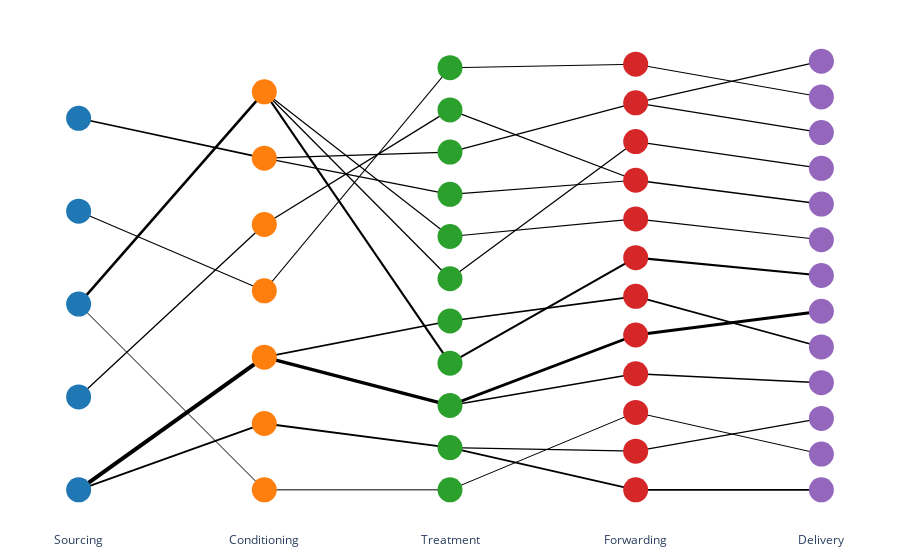

Notebook source saved alongside this figure:
### Code cell
input1_solution.ivisualize()

### Figure 1 — Plotly figure (JSON) as saved in the notebook; plotly's stock layout.template omitted (floating-point values rounded to 4 significant figures)
{"data": [{"line": {"color": "black", "width": 1.842}, "mode": "lines", "type": "scatter", "x": [0, 0.25, null], "y": [0, 0.1429, null]}, {"hovertemplate": "%{text}", "marker": {"color": "black", "opacity": 0, "size": 20}, "mode": "markers", "text": ["Amount: 7859.19"], "type": "scatter", "x": [0.125], "y": [0.07143]}, {"line": {"color": "black", "width": 4.124}, "mode": "lines", "type": "scatter", "x": [0, 0.25, null], "y": [0, 0.2857, null]}, {"hovertemplate": "%{text}", "marker": {"color": "black", "opacity": 0, "size": 20}, "mode": "markers", "text": ["Amount: 28348.0"], "type": "scatter", "x": [0.125], "y": [0.1429]}, {"line": {"color": "black", "width": 1.303}, "mode": "lines", "type": "scatter", "x": [0, 0.25, null], "y": [0.2, 0.5714, null]}, {"hovertemplate": "%{text}", "marker": {"color": "black", "opacity": 0, "size": 20}, "mode": "markers", "text": ["Amount: 3022.1"], "type": "scatter", "x": [0.125], "y": [0.3857]}, {"line": {"color": "black", "width": 1}, "mode": "lines", "type": "scatter", "x": [0, 0.25, null], "y": [0.4, 0, null]}, {"hovertemplate": "%{text}", "marker": {"color": "black", "opacity": 0, "size": 20}, "mode": "markers", "text": ["Amount: 300.0"], "type": "scatter", "x": [0.125], "y": [0.2]}, {"line": {"color": "black", "width": 2.586}, "mode": "lines", "type": "scatter", "x": [0, 0.25, null], "y": [0.4, 0.8571, null]}, {"hovertemplate": "%{text}", "marker": {"color": "black", "opacity": 0, "size": 20}, "mode": "markers", "text": ["Amount: 14539.81"], "type": "scatter", "x": [0.125], "y": [0.6286]}, {"line": {"color": "black", "width": 1.001}, "mode": "lines", "type": "scatter", "x": [0, 0.25, null], "y": [0.6, 0.4286, null]}, {"hovertemplate": "%{text}", "marker": {"color": "black", "opacity": 0, "size": 20}, "mode": "markers", "text": ["Amount: 312.47"], "type": "scatter", "x": [0.125], "y": [0.5143]}, {"line": {"color": "black", "width": 1.585}, "mode": "lines", "type": "scatter", "x": [0, 0.25, null], "y": [0.8, 0.7143, null]}, {"hovertemplate": "%{text}", "marker": {"color": "black", "opacity": 0, "size": 20}, "mode": "markers", "text": ["Amount: 5551.43"], "type": "scatter", "x": [0.125], "y": [0.7571]}, {"line": {"color": "black", "width": 1}, "mode": "lines", "type": "scatter", "x": [0.25, 0.5, null], "y": [0, 0, null]}, {"hovertemplate": "%{text}", "marker": {"color": "black", "opacity": 0, "size": 20}, "mode": "markers", "text": ["Amount: 300.0"], "type": "scatter", "x": [0.375], "y": [0]}, {"line": {"color": "black", "width": 1.842}, "mode": "lines", "type": "scatter", "x": [0.25, 0.5, null], "y": [0.1429, 0.09091, null]}, {"hovertemplate": "%{text}", "marker": {"color": "black", "opacity": 0, "size": 20}, "mode": "markers", "text": ["Amount: 7859.19"], "type": "scatter", "x": [0.375], "y": [0.1169]}, {"line": {"color": "black", "width": 3.417}, "mode": "lines", "type": "scatter", "x": [0.25, 0.5, null], "y": [0.2857, 0.1818, null]}, {"hovertemplate": "%{text}", "marker": {"color": "black", "opacity": 0, "size": 20}, "mode": "markers", "text": ["Amount: 22000.0"], "type": "scatter", "x": [0.375], "y": [0.2338]}, {"line": {"color": "black", "width": 1.674}, "mode": "lines", "type": "scatter", "x": [0.25, 0.5, null], "y": [0.2857, 0.3636, null]}, {"hovertemplate": "%{text}", "marker": {"color": "black", "opacity": 0, "size": 20}, "mode": "markers", "text": ["Amount: 6348.0"], "type": "scatter", "x": [0.375], "y": [0.3247]}, {"line": {"color": "black", "width": 1.001}, "mode": "lines", "type": "scatter", "x": [0.25, 0.5, null], "y": [0.4286, 0.9091, null]}, {"hovertemplate": "%{text}", "marker": {"color": "black", "opacity": 0, "size": 20}, "mode": "markers", "text": ["Amount: 312.47"], "type": "scatter", "x": [0.375], "y": [0.6688]}, {"line": {"color": "black", "width": 1.303}, "mode": "lines", "type": "scatter", "x": [0.25, 0.5, null], "y": [0.5714, 0.8182, null]}, {"hovertemplate": "%{text}", "marker": {"color": "black", "opacity": 0, "size": 20}, "mode": "markers", "text": ["Amount: 3022.1"], "type": "scatter", "x": [0.375], "y": [0.6948]}, {"line": {"color": "black", "width": 1.131}, "mode": "lines", "type": "scatter", "x": [0.25, 0.5, null], "y": [0.7143, 0.6364, null]}, {"hovertemplate": "%{text}", "marker": {"color": "black", "opacity": 0, "size": 20}, "mode": "markers", "text": ["Amount: 1476.9"], "type": "scatter", "x": [0.375], "y": [0.6753]}, {"line": {"color": "black", "width": 1.42}, "mode": "lines", "type": "scatter", "x": [0.25, 0.5, null], "y": [0.7143, 0.7273, null]}, {"hovertemplate": "%{text}", "marker": {"color": "black", "opacity": 0, "size": 20}, "mode": "markers", "text": ["Amount: 4074.53"], "type": "scatter", "x": [0.375], "y": [0.7208]}, {"line": {"color": "black", "width": 2.096}, "mode": "lines", "type": "scatter", "x": [0.25, 0.5, null], "y": [0.8571, 0.2727, null]}, {"hovertemplate": "%{text}", "marker": {"color": "black", "opacity": 0, "size": 20}, "mode": "markers", "text": ["Amount: 10138.81"], "type": "scatter", "x": [0.375], "y": [0.5649]}, {"line": {"color": "black", "width": 1.245}, "mode": "lines", "type": "scatter", "x": [0.25, 0.5, null], "y": [0.8571, 0.4545, null]}, {"hovertemplate": "%{text}", "marker": {"color": "black", "opacity": 0, "size": 20}, "mode": "markers", "text": ["Amount: 2500.0"], "type": "scatter", "x": [0.375], "y": [0.6558]}, {"line": {"color": "black", "width": 1.178}, "mode": "lines", "type": "scatter", "x": [0.25, 0.5, null], "y": [0.8571, 0.5455, null]}, {"hovertemplate": "%{text}", "marker": {"color": "black", "opacity": 0, "size": 20}, "mode": "markers", "text": ["Amount: 1901.0"], "type": "scatter", "x": [0.375], "y": [0.7013]}, {"line": {"color": "black", "width": 1}, "mode": "lines", "type": "scatter", "x": [0.5, 0.75, null], "y": [0, 0.1667, null]}, {"hovertemplate": "%{text}", "marker": {"color": "black", "opacity": 0, "size": 20}, "mode": "markers", "text": ["Amount: 300.0"], "type": "scatter", "x": [0.625], "y": [0.08333]}, {"line": {"color": "black", "width": 1.731}, "mode": "lines", "type": "scatter", "x": [0.5, 0.75, null], "y": [0.09091, 0, null]}, {"hovertemplate": "%{text}", "marker": {"color": "black", "opacity": 0, "size": 20}, "mode": "markers", "text": ["Amount: 6859.19"], "type": "scatter", "x": [0.625], "y": [0.04545]}, {"line": {"color": "black", "width": 1.078}, "mode": "lines", "type": "scatter", "x": [0.5, 0.75, null], "y": [0.09091, 0.08333, null]}, {"hovertemplate": "%{text}", "marker": {"color": "black", "opacity": 0, "size": 20}, "mode": "markers", "text": ["Amount: 1000.0"], "type": "scatter", "x": [0.625], "y": [0.08712]}, {"line": {"color": "black", "width": 1.524}, "mode": "lines", "type": "scatter", "x": [0.5, 0.75, null], "y": [0.1818, 0.25, null]}, {"hovertemplate": "%{text}", "marker": {"color": "black", "opacity": 0, "size": 20}, "mode": "markers", "text": ["Amount: 5000.0"], "type": "scatter", "x": [0.625], "y": [0.2159]}, {"line": {"color": "black", "width": 2.86}, "mode": "lines", "type": "scatter", "x": [0.5, 0.75, null], "y": [0.1818, 0.3333, null]}, {"hovertemplate": "%{text}", "marker": {"color": "black", "opacity": 0, "size": 20}, "mode": "markers", "text": ["Amount: 17000.0"], "type": "scatter", "x": [0.625], "y": [0.2576]}, {"line": {"color": "black", "width": 2.096}, "mode": "lines", "type": "scatter", "x": [0.5, 0.75, null], "y": [0.2727, 0.5, null]}, {"hovertemplate": "%{text}", "marker": {"color": "black", "opacity": 0, "size": 20}, "mode": "markers", "text": ["Amount: 10138.81"], "type": "scatter", "x": [0.625], "y": [0.3864]}, {"line": {"color": "black", "width": 1.674}, "mode": "lines", "type": "scatter", "x": [0.5, 0.75, null], "y": [0.3636, 0.4167, null]}, {"hovertemplate": "%{text}", "marker": {"color": "black", "opacity": 0, "size": 20}, "mode": "markers", "text": ["Amount: 6348.0"], "type": "scatter", "x": [0.625], "y": [0.3902]}, {"line": {"color": "black", "width": 1.245}, "mode": "lines", "type": "scatter", "x": [0.5, 0.75, null], "y": [0.4545, 0.75, null]}, {"hovertemplate": "%{text}", "marker": {"color": "black", "opacity": 0, "size": 20}, "mode": "markers", "text": ["Amount: 2500.0"], "type": "scatter", "x": [0.625], "y": [0.6023]}, {"line": {"color": "black", "width": 1.178}, "mode": "lines", "type": "scatter", "x": [0.5, 0.75, null], "y": [0.5455, 0.5833, null]}, {"hovertemplate": "%{text}", "marker": {"color": "black", "opacity": 0, "size": 20}, "mode": "markers", "text": ["Amount: 1901.0"], "type": "scatter", "x": [0.625], "y": [0.5644]}, {"line": {"color": "black", "width": 1.131}, "mode": "lines", "type": "scatter", "x": [0.5, 0.75, null], "y": [0.6364, 0.6667, null]}, {"hovertemplate": "%{text}", "marker": {"color": "black", "opacity": 0, "size": 20}, "mode": "markers", "text": ["Amount: 1476.9"], "type": "scatter", "x": [0.625], "y": [0.6515]}, {"line": {"color": "black", "width": 1.42}, "mode": "lines", "type": "scatter", "x": [0.5, 0.75, null], "y": [0.7273, 0.8333, null]}, {"hovertemplate": "%{text}", "marker": {"color": "black", "opacity": 0, "size": 20}, "mode": "markers", "text": ["Amount: 4074.53"], "type": "scatter", "x": [0.625], "y": [0.7803]}, {"line": {"color": "black", "width": 1.303}, "mode": "lines", "type": "scatter", "x": [0.5, 0.75, null], "y": [0.8182, 0.6667, null]}, {"hovertemplate": "%{text}", "marker": {"color": "black", "opacity": 0, "size": 20}, "mode": "markers", "text": ["Amount: 3022.1"], "type": "scatter", "x": [0.625], "y": [0.7424]}, {"line": {"color": "black", "width": 1.001}, "mode": "lines", "type": "scatter", "x": [0.5, 0.75, null], "y": [0.9091, 0.9167, null]}, {"hovertemplate": "%{text}", "marker": {"color": "black", "opacity": 0, "size": 20}, "mode": "markers", "text": ["Amount: 312.47"], "type": "scatter", "x": [0.625], "y": [0.9129]}, {"line": {"color": "black", "width": 1.731}, "mode": "lines", "type": "scatter", "x": [0.75, 1, null], "y": [0, 0, null]}, {"hovertemplate": "%{text}", "marker": {"color": "black", "opacity": 0, "size": 20}, "mode": "markers", "text": ["Amount: 6859.19"], "type": "scatter", "x": [0.875], "y": [0]}, {"line": {"color": "black", "width": 1.078}, "mode": "lines", "type": "scatter", "x": [0.75, 1, null], "y": [0.08333, 0.1538, null]}, {"hovertemplate": "%{text}", "marker": {"color": "black", "opacity": 0, "size": 20}, "mode": "markers", "text": ["Amount: 1000.0"], "type": "scatter", "x": [0.875], "y": [0.1186]}, {"line": {"color": "black", "width": 1}, "mode": "lines", "type": "scatter", "x": [0.75, 1, null], "y": [0.1667, 0.07692, null]}, {"hovertemplate": "%{text}", "marker": {"color": "black", "opacity": 0, "size": 20}, "mode": "markers", "text": ["Amount: 300.0"], "type": "scatter", "x": [0.875], "y": [0.1218]}, {"line": {"color": "black", "width": 1.524}, "mode": "lines", "type": "scatter", "x": [0.75, 1, null], "y": [0.25, 0.2308, null]}, {"hovertemplate": "%{text}", "marker": {"color": "black", "opacity": 0, "size": 20}, "mode": "markers", "text": ["Amount: 5000.0"], "type": "scatter", "x": [0.875], "y": [0.2404]}, {"line": {"color": "black", "width": 2.86}, "mode": "lines", "type": "scatter", "x": [0.75, 1, null], "y": [0.3333, 0.3846, null]}, {"hovertemplate": "%{text}", "marker": {"color": "black", "opacity": 0, "size": 20}, "mode": "markers", "text": ["Amount: 17000.0"], "type": "scatter", "x": [0.875], "y": [0.359]}, {"line": {"color": "black", "width": 1.674}, "mode": "lines", "type": "scatter", "x": [0.75, 1, null], "y": [0.4167, 0.3077, null]}, {"hovertemplate": "%{text}", "marker": {"color": "black", "opacity": 0, "size": 20}, "mode": "markers", "text": ["Amount: 6348.0"], "type": "scatter", "x": [0.875], "y": [0.3622]}, {"line": {"color": "black", "width": 2.096}, "mode": "lines", "type": "scatter", "x": [0.75, 1, null], "y": [0.5, 0.4615, null]}, {"hovertemplate": "%{text}", "marker": {"color": "black", "opacity": 0, "size": 20}, "mode": "markers", "text": ["Amount: 10138.81"], "type": "scatter", "x": [0.875], "y": [0.4808]}, {"line": {"color": "black", "width": 1.178}, "mode": "lines", "type": "scatter", "x": [0.75, 1, null], "y": [0.5833, 0.5385, null]}, {"hovertemplate": "%{text}", "marker": {"color": "black", "opacity": 0, "size": 20}, "mode": "markers", "text": ["Amount: 1901.0"], "type": "scatter", "x": [0.875], "y": [0.5609]}, {"line": {"color": "black", "width": 1.468}, "mode": "lines", "type": "scatter", "x": [0.75, 1, null], "y": [0.6667, 0.6154, null]}, {"hovertemplate": "%{text}", "marker": {"color": "black", "opacity": 0, "size": 20}, "mode": "markers", "text": ["Amount: 4499.0"], "type": "scatter", "x": [0.875], "y": [0.641]}, {"line": {"color": "black", "width": 1.245}, "mode": "lines", "type": "scatter", "x": [0.75, 1, null], "y": [0.75, 0.6923, null]}, {"hovertemplate": "%{text}", "marker": {"color": "black", "opacity": 0, "size": 20}, "mode": "markers", "text": ["Amount: 2500.0"], "type": "scatter", "x": [0.875], "y": [0.7212]}, {"line": {"color": "black", "width": 1.198}, "mode": "lines", "type": "scatter", "x": [0.75, 1, null], "y": [0.8333, 0.7692, null]}, {"hovertemplate": "%{text}", "marker": {"color": "black", "opacity": 0, "size": 20}, "mode": "markers", "text": ["Amount: 2074.53"], "type": "scatter", "x": [0.875], "y": [0.8013]}, {"line": {"color": "black", "width": 1.189}, "mode": "lines", "type": "scatter", "x": [0.75, 1, null], "y": [0.8333, 0.9231, null]}, {"hovertemplate": "%{text}", "marker": {"color": "black", "opacity": 0, "size": 20}, "mode": "markers", "text": ["Amount: 2000.0"], "type": "scatter", "x": [0.875], "y": [0.8782]}, {"line": {"color": "black", "width": 1.001}, "mode": "lines", "type": "scatter", "x": [0.75, 1, null], "y": [0.9167, 0.8462, null]}, {"hovertemplate": "%{text}", "marker": {"color": "black", "opacity": 0, "size": 20}, "mode": "markers", "text": ["Amount: 312.47"], "type": "scatter", "x": [0.875], "y": [0.8814]}, {"hovertemplate": "%{text}", "marker": {"color": "#1f77b4", "size": 25}, "mode": "markers", "text": ["Id: 0<br>Process: Sourcing<br>Location: AUSTRIA<br>Amount: 36207.19<br>Week: 1"], "type": "scatter", "x": [0], "y": [0]}, {"hovertemplate": "%{text}", "marker": {"color": "#1f77b4", "size": 25}, "mode": "markers", "text": ["Id: 1<br>Process: Sourcing<br>Location: FRANCE<br>Amount: 3022.1<br>Week: 1"], "type": "scatter", "x": [0], "y": [0.2]}, {"hovertemplate": "%{text}", "marker": {"color": "#1f77b4", "size": 25}, "mode": "markers", "text": ["Id: 2<br>Process: Sourcing<br>Location: HUNGARY<br>Amount: 14839.81<br>Week: 1"], "type": "scatter", "x": [0], "y": [0.4]}, {"hovertemplate": "%{text}", "marker": {"color": "#1f77b4", "size": 25}, "mode": "markers", "text": ["Id: 3<br>Process: Sourcing<br>Location: GERMANY<br>Amount: 312.47<br>Week: 1"], "type": "scatter", "x": [0], "y": [0.6]}, {"hovertemplate": "%{text}", "marker": {"color": "#1f77b4", "size": 25}, "mode": "markers", "text": ["Id: 4<br>Process: Sourcing<br>Location: ROMANIA<br>Amount: 5551.43<br>Week: 1"], "type": "scatter", "x": [0], "y": [0.8]}, {"hovertemplate": "%{text}", "marker": {"color": "#ff7f0e", "size": 25}, "mode": "markers", "text": ["Id: 5<br>Process: Conditioning<br>Location: HUNGARY<br>Amount: 300.0<br>Week: 1"], "type": "scatter", "x": [0.25], "y": [0]}, {"hovertemplate": "%{text}", "marker": {"color": "#ff7f0e", "size": 25}, "mode": "markers", "text": ["Id: 6<br>Process: Conditioning<br>Location: AUSTRIA<br>Amount: 7859.19<br>Week: 1"], "type": "scatter", "x": [0.25], "y": [0.1429]}, {"hovertemplate": "%{text}", "marker": {"color": "#ff7f0e", "size": 25}, "mode": "markers", "text": ["Id: 7<br>Process: Conditioning<br>Location: AUSTRIA<br>Amount: 28348.0<br>Week: 2"], "type": "scatter", "x": [0.25], "y": [0.2857]}, {"hovertemplate": "%{text}", "marker": {"color": "#ff7f0e", "size": 25}, "mode": "markers", "text": ["Id: 16<br>Process: Conditioning<br>Location: ITALY<br>Amount: 312.47<br>Week: 8"], "type": "scatter", "x": [0.25], "y": [0.4286]}, {"hovertemplate": "%{text}", "marker": {"color": "#ff7f0e", "size": 25}, "mode": "markers", "text": ["Id: 19<br>Process: Conditioning<br>Location: FRANCE<br>Amount: 3022.1<br>Week: 10"], "type": "scatter", "x": [0.25], "y": [0.5714]}, {"hovertemplate": "%{text}", "marker": {"color": "#ff7f0e", "size": 25}, "mode": "markers", "text": ["Id: 20<br>Process: Conditioning<br>Location: ROMANIA<br>Amount: 5551.43<br>Week: 10"], "type": "scatter", "x": [0.25], "y": [0.7143]}, {"hovertemplate": "%{text}", "marker": {"color": "#ff7f0e", "size": 25}, "mode": "markers", "text": ["Id: 21<br>Process: Conditioning<br>Location: HUNGARY<br>Amount: 14539.81<br>Week: 10"], "type": "scatter", "x": [0.25], "y": [0.8571]}, {"hovertemplate": "%{text}", "marker": {"color": "#2ca02c", "size": 25}, "mode": "markers", "text": ["Id: 8<br>Process: Treatment<br>Location: ROMANIA<br>Amount: 300.0<br>Week: 4"], "type": "scatter", "x": [0.5], "y": [0]}, {"hovertemplate": "%{text}", "marker": {"color": "#2ca02c", "size": 25}, "mode": "markers", "text": ["Id: 9<br>Process: Treatment<br>Location: SLOVENIA<br>Amount: 7859.19<br>Week: 4"], "type": "scatter", "x": [0.5], "y": [0.09091]}, {"hovertemplate": "%{text}", "marker": {"color": "#2ca02c", "size": 25}, "mode": "markers", "text": ["Id: 10<br>Process: Treatment<br>Location: SLOVENIA<br>Amount: 22000.0<br>Week: 5"], "type": "scatter", "x": [0.5], "y": [0.1818]}, {"hovertemplate": "%{text}", "marker": {"color": "#2ca02c", "size": 25}, "mode": "markers", "text": ["Id: 23<br>Process: Treatment<br>Location: HUNGARY<br>Amount: 10138.81<br>Week: 14"], "type": "scatter", "x": [0.5], "y": [0.2727]}, {"hovertemplate": "%{text}", "marker": {"color": "#2ca02c", "size": 25}, "mode": "markers", "text": ["Id: 24<br>Process: Treatment<br>Location: SLOVENIA<br>Amount: 6348.0<br>Week: 17"], "type": "scatter", "x": [0.5], "y": [0.3636]}, {"hovertemplate": "%{text}", "marker": {"color": "#2ca02c", "size": 25}, "mode": "markers", "text": ["Id: 26<br>Process: Treatment<br>Location: SLOVENIA<br>Amount: 2500.0<br>Week: 20"], "type": "scatter", "x": [0.5], "y": [0.4545]}, {"hovertemplate": "%{text}", "marker": {"color": "#2ca02c", "size": 25}, "mode": "markers", "text": ["Id: 27<br>Process: Treatment<br>Location: AUSTRIA<br>Amount: 1901.0<br>Week: 20"], "type": "scatter", "x": [0.5], "y": [0.5455]}, {"hovertemplate": "%{text}", "marker": {"color": "#2ca02c", "size": 25}, "mode": "markers", "text": ["Id: 28<br>Process: Treatment<br>Location: FRANCE<br>Amount: 1476.9<br>Week: 22"], "type": "scatter", "x": [0.5], "y": [0.6364]}, {"hovertemplate": "%{text}", "marker": {"color": "#2ca02c", "size": 25}, "mode": "markers", "text": ["Id: 32<br>Process: Treatment<br>Location: ROMANIA<br>Amount: 4074.53<br>Week: 23"], "type": "scatter", "x": [0.5], "y": [0.7273]}, {"hovertemplate": "%{text}", "marker": {"color": "#2ca02c", "size": 25}, "mode": "markers", "text": ["Id: 33<br>Process: Treatment<br>Location: FRANCE<br>Amount: 3022.1<br>Week: 24"], "type": "scatter", "x": [0.5], "y": [0.8182]}, {"hovertemplate": "%{text}", "marker": {"color": "#2ca02c", "size": 25}, "mode": "markers", "text": ["Id: 36<br>Process: Treatment<br>Location: ITALY<br>Amount: 312.47<br>Week: 24"], "type": "scatter", "x": [0.5], "y": [0.9091]}, {"hovertemplate": "%{text}", "marker": {"color": "#d62728", "size": 25}, "mode": "markers", "text": ["Id: 11<br>Process: Forwarding<br>Location: SLOVENIA<br>Amount: 6859.19<br>Week: 8"], "type": "scatter", "x": [0.75], "y": [0]}, {"hovertemplate": "%{text}", "marker": {"color": "#d62728", "size": 25}, "mode": "markers", "text": ["Id: 14<br>Process: Forwarding<br>Location: FRANCE<br>Amount: 1000.0<br>Week: 8"], "type": "scatter", "x": [0.75], "y": [0.08333]}, {"hovertemplate": "%{text}", "marker": {"color": "#d62728", "size": 25}, "mode": "markers", "text": ["Id: 15<br>Process: Forwarding<br>Location: ROMANIA<br>Amount: 300.0<br>Week: 8"], "type": "scatter", "x": [0.75], "y": [0.1667]}, {"hovertemplate": "%{text}", "marker": {"color": "#d62728", "size": 25}, "mode": "markers", "text": ["Id: 17<br>Process: Forwarding<br>Location: FRANCE<br>Amount: 5000.0<br>Week: 9"], "type": "scatter", "x": [0.75], "y": [0.25]}, {"hovertemplate": "%{text}", "marker": {"color": "#d62728", "size": 25}, "mode": "markers", "text": ["Id: 18<br>Process: Forwarding<br>Location: HUNGARY<br>Amount: 17000.0<br>Week: 9"], "type": "scatter", "x": [0.75], "y": [0.3333]}, {"hovertemplate": "%{text}", "marker": {"color": "#d62728", "size": 25}, "mode": "markers", "text": ["Id: 30<br>Process: Forwarding<br>Location: SLOVENIA<br>Amount: 6348.0<br>Week: 23"], "type": "scatter", "x": [0.75], "y": [0.4167]}, {"hovertemplate": "%{text}", "marker": {"color": "#d62728", "size": 25}, "mode": "markers", "text": ["Id: 34<br>Process: Forwarding<br>Location: HUNGARY<br>Amount: 10138.81<br>Week: 24"], "type": "scatter", "x": [0.75], "y": [0.5]}, {"hovertemplate": "%{text}", "marker": {"color": "#d62728", "size": 25}, "mode": "markers", "text": ["Id: 37<br>Process: Forwarding<br>Location: SLOVENIA<br>Amount: 1901.0<br>Week: 25"], "type": "scatter", "x": [0.75], "y": [0.5833]}, {"hovertemplate": "%{text}", "marker": {"color": "#d62728", "size": 25}, "mode": "markers", "text": ["Id: 39<br>Process: Forwarding<br>Location: FRANCE<br>Amount: 4499.0<br>Week: 28"], "type": "scatter", "x": [0.75], "y": [0.6667]}, {"hovertemplate": "%{text}", "marker": {"color": "#d62728", "size": 25}, "mode": "markers", "text": ["Id: 42<br>Process: Forwarding<br>Location: SLOVENIA<br>Amount: 2500.0<br>Week: 28"], "type": "scatter", "x": [0.75], "y": [0.75]}, {"hovertemplate": "%{text}", "marker": {"color": "#d62728", "size": 25}, "mode": "markers", "text": ["Id: 43<br>Process: Forwarding<br>Location: ROMANIA<br>Amount: 4074.53<br>Week: 28"], "type": "scatter", "x": [0.75], "y": [0.8333]}, {"hovertemplate": "%{text}", "marker": {"color": "#d62728", "size": 25}, "mode": "markers", "text": ["Id: 45<br>Process: Forwarding<br>Location: ITALY<br>Amount: 312.47<br>Week: 28"], "type": "scatter", "x": [0.75], "y": [0.9167]}, {"hovertemplate": "%{text}", "marker": {"color": "#9467bd", "size": 25}, "mode": "markers", "text": ["Id: 12<br>Process: Delivery<br>Location: HUNGARY<br>Amount: 6859.19<br>Week: 8"], "type": "scatter", "x": [1], "y": [0]}, {"hovertemplate": "%{text}", "marker": {"color": "#9467bd", "size": 25}, "mode": "markers", "text": ["Id: 13<br>Process: Delivery<br>Location: ROMANIA<br>Amount: 300.0<br>Week: 8"], "type": "scatter", "x": [1], "y": [0.07692]}, {"hovertemplate": "%{text}", "marker": {"color": "#9467bd", "size": 25}, "mode": "markers", "text": ["Id: 22<br>Process: Delivery<br>Location: MOLDOVA<br>Amount: 1000.0<br>Week: 13"], "type": "scatter", "x": [1], "y": [0.1538]}, {"hovertemplate": "%{text}", "marker": {"color": "#9467bd", "size": 25}, "mode": "markers", "text": ["Id: 25<br>Process: Delivery<br>Location: MOLDOVA<br>Amount: 5000.0<br>Week: 18"], "type": "scatter", "x": [1], "y": [0.2308]}, {"hovertemplate": "%{text}", "marker": {"color": "#9467bd", "size": 25}, "mode": "markers", "text": ["Id: 29<br>Process: Delivery<br>Location: BULGARIA<br>Amount: 6348.0<br>Week: 23"], "type": "scatter", "x": [1], "y": [0.3077]}, {"hovertemplate": "%{text}", "marker": {"color": "#9467bd", "size": 25}, "mode": "markers", "text": ["Id: 31<br>Process: Delivery<br>Location: ROMANIA<br>Amount: 17000.0<br>Week: 23"], "type": "scatter", "x": [1], "y": [0.3846]}, {"hovertemplate": "%{text}", "marker": {"color": "#9467bd", "size": 25}, "mode": "markers", "text": ["Id: 35<br>Process: Delivery<br>Location: HUNGARY<br>Amount: 10138.81<br>Week: 24"], "type": "scatter", "x": [1], "y": [0.4615]}, {"hovertemplate": "%{text}", "marker": {"color": "#9467bd", "size": 25}, "mode": "markers", "text": ["Id: 38<br>Process: Delivery<br>Location: HUNGARY<br>Amount: 1901.0<br>Week: 27"], "type": "scatter", "x": [1], "y": [0.5385]}, {"hovertemplate": "%{text}", "marker": {"color": "#9467bd", "size": 25}, "mode": "markers", "text": ["Id: 40<br>Process: Delivery<br>Location: HUNGARY<br>Amount: 4499.0<br>Week: 28"], "type": "scatter", "x": [1], "y": [0.6154]}, {"hovertemplate": "%{text}", "marker": {"color": "#9467bd", "size": 25}, "mode": "markers", "text": ["Id: 41<br>Process: Delivery<br>Location: HUNGARY<br>Amount: 2500.0<br>Week: 28"], "type": "scatter", "x": [1], "y": [0.6923]}, {"hovertemplate": "%{text}", "marker": {"color": "#9467bd", "size": 25}, "mode": "markers", "text": ["Id: 44<br>Process: Delivery<br>Location: ROMANIA<br>Amount: 2074.53<br>Week: 28"], "type": "scatter", "x": [1], "y": [0.7692]}, {"hovertemplate": "%{text}", "marker": {"color": "#9467bd", "size": 25}, "mode": "markers", "text": ["Id: 46<br>Process: Delivery<br>Location: ROMANIA<br>Amount: 312.47<br>Week: 28"], "type": "scatter", "x": [1], "y": [0.8462]}, {"hovertemplate": "%{text}", "marker": {"color": "#9467bd", "size": 25}, "mode": "markers", "text": ["Id: 47<br>Process: Delivery<br>Location: MOLDOVA<br>Amount: 2000.0<br>Week: 28"], "type": "scatter", "x": [1], "y": [0.9231]}], "layout": {"hovermode": "closest", "margin": {"b": 20, "l": 20, "r": 20, "t": 20}, "plot_bgcolor": "white", "showlegend": false, "width": 900, "xaxis": {"tickmode": "array", "ticktext": ["Sourcing", "Conditioning", "Treatment", "Forwarding", "Delivery"], "tickvals": [0, 0.25, 0.5, 0.75, 1]}, "yaxis": {"visible": false}}}
